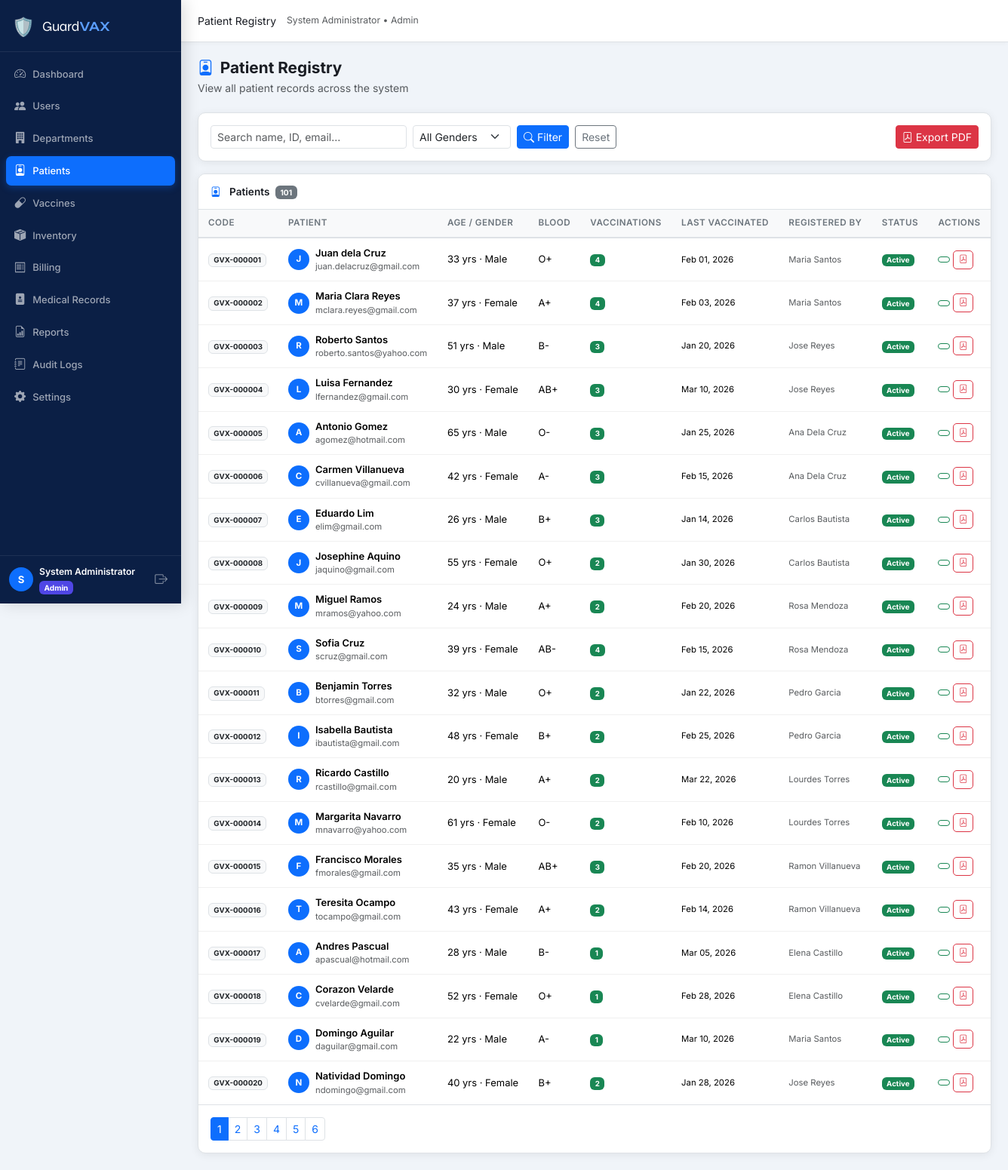
Screenshot of /admin/patients.php (signed in) with the database file from the repository.
### tables this page shows
CREATE TABLE `users` (
  `id` int(10) UNSIGNED NOT NULL,
  `name` varchar(150) NOT NULL,
  `email` varchar(150) NOT NULL,
  `password` varchar(255) NOT NULL,
  `role_id` int(10) UNSIGNED NOT NULL,
  `department_id` int(10) UNSIGNED DEFAULT NULL,
  `status` enum('active','inactive','pending') NOT NULL DEFAULT 'pending',
  `email_verified` tinyint(1) NOT NULL DEFAULT 0,
  `created_at` datetime NOT NULL DEFAULT current_timestamp(),
  `updated_at` datetime NOT NULL DEFAULT current_timestamp() ON UPDATE current_timestamp()
);

CREATE TABLE `roles` (
  `id` int(10) UNSIGNED NOT NULL,
  `name` varchar(50) NOT NULL,
  `label` varchar(100) NOT NULL
);

CREATE TABLE `patients` (
  `id` int(10) UNSIGNED NOT NULL,
  `user_id` int(10) UNSIGNED NOT NULL,
  `patient_code` varchar(20) NOT NULL,
  `date_of_birth` date NOT NULL,
  `gender` enum('Male','Female','Other') NOT NULL,
  `blood_type` varchar(5) DEFAULT NULL,
  `address` text DEFAULT NULL,
  `phone` varchar(20) DEFAULT NULL,
  `emergency_contact_name` varchar(150) DEFAULT NULL,
  `emergency_contact_phone` varchar(20) DEFAULT NULL,
  `allergies` text DEFAULT NULL,
  `notes` text DEFAULT NULL,
  `registered_by` int(10) UNSIGNED DEFAULT NULL,
  `created_at` datetime NOT NULL DEFAULT current_timestamp(),
  `updated_at` datetime NOT NULL DEFAULT current_timestamp() ON UPDATE current_timestamp()
);

### config/db.php (called while the page is built, shortened)
<?php
function db(): PDO {
    static $pdo = null;
    if ($pdo === null) {
        $dsn = sprintf(
            'mysql:host=%s;port=%s;dbname=%s;charset=%s',
            DB_HOST, DB_PORT, DB_NAME, DB_CHARSET
        );
        $options = [
            PDO::ATTR_ERRMODE            => PDO::ERRMODE_EXCEPTION,
            PDO::ATTR_DEFAULT_FETCH_MODE => PDO::FETCH_ASSOC,
            PDO::ATTR_EMULATE_PREPARES   => false,
        ];
        try {
            $pdo = new PDO($dsn, DB_USER, DB_PASS, $options);
            $offset = (new DateTime())->format('P');
            $pdo->exec("SET time_zone='{$offset}'");
        } catch (PDOException $e) {
            die('<div style="padding:2rem;color:red;font-family:monospace">
                <strong>Database Connection Error:</strong> ' . htmlspecialchars($e->getMessage()) . '
            </div>');
        }
    }
    return $pdo;
}

### includes/functions.php (called while the page is built, shortened)
<?php
require_once __DIR__ . '/../config/db.php';
function isLoggedIn(): bool
{
    return isset($_SESSION['user_id']) && !empty($_SESSION['user_id']);
}
function getCurrentUser(): ?array
{
    $stmt = db()->prepare('SELECT u.*, r.name AS role_name FROM users u JOIN roles r ON r.id = u.role_id WHERE u.id = ?');
    $stmt->execute([$_SESSION['user_id']]);
    return $stmt->fetch() ?: null;
}
function sanitize(string $value): string
{
    return htmlspecialchars(trim($value), ENT_QUOTES, 'UTF-8');
}
function paginate(int $total, int $perPage, int $current): array
{
    $pages = (int) ceil($total / $perPage);
    return [
        'total'    => $total,
        'per_page' => $perPage,
        'current'  => $current,
        'pages'    => $pages,
        'offset'   => ($current - 1) * $perPage,
    ];
}
function formatDate(string $date, string $format = 'M d, Y'): string
{
    return $date ? date($format, strtotime($date)) : 'N/A';
}
function calculateAge(string $dob): int
{
    return (int) date_diff(date_create($dob), date_create('today'))->y;
}

### includes/auth.php (called while the page is built, shortened)
<?php
require_once __DIR__ . '/functions.php';
function guard(string ...$allowedRoles): array
{
    $user = getCurrentUser();
    return $user;
}

### admin/patients.php (the view, shortened to what this page needs)
<?php
require_once __DIR__ . '/../includes/auth.php';
require_once __DIR__ . '/../includes/layout.php';
$user = guard('admin');
$search = sanitize($_GET['q'] ?? '');
$gender = sanitize($_GET['gender'] ?? '');
$page   = max(1, (int)($_GET['page'] ?? 1));
$perPage = 20;
$where  = '1=1';
$params = [];
$countStmt = db()->prepare("SELECT COUNT(*) FROM patients p JOIN users u ON u.id=p.user_id WHERE {$where}");
$countStmt->execute($params);
$total = (int)$countStmt->fetchColumn();
$pager = paginate($total, $perPage, $page);
$stmt = db()->prepare(
    "SELECT p.*, u.name, u.email, u.status,
            (SELECT COUNT(*) FROM vaccinations v WHERE v.patient_id=p.id) AS vacc_count,
            (SELECT MAX(date_given) FROM vaccinations v WHERE v.patient_id=p.id) AS last_vacc,
            rn.name AS registered_by_name
     FROM patients p
     JOIN users u ON u.id=p.user_id
     LEFT JOIN users rn ON rn.id=p.registered_by
     WHERE {$where}
     ORDER BY p.created_at DESC
     LIMIT {$pager['per_page']} OFFSET {$pager['offset']}"
);
$stmt->execute($params);
$patients = $stmt->fetchAll();
?>
<?php renderHead('All Patients'); ?>
<?php renderNav($user); ?>
<?php renderPageHeader('Patient Registry', 'View all patient records across the system', 'person-badge'); ?>
<div class="card card-gvx mb-3">
  <div class="card-body d-flex flex-wrap gap-2 align-items-center">
    <form class="d-flex gap-2 flex-grow-1 flex-wrap" method="GET">
      <input type="text" name="q" class="form-control form-control-sm" placeholder="Search name, ID, email…" value="<?= sanitize($search) ?>" style="max-width:260px">
      <select name="gender" class="form-select form-select-sm" style="max-width:130px">
        <option value="">All Genders</option>
      </select>
      <button type="submit" class="btn btn-sm btn-primary"><i class="bi bi-search me-1"></i>Filter</button>
      <a href="<?= SITE_URL ?>/admin/patients.php" class="btn btn-sm btn-outline-secondary">Reset</a>
    </form>
    <a href="<?= SITE_URL ?>/reports/patient_list.php" target="_blank" class="btn btn-sm btn-danger">
      <i class="bi bi-file-pdf me-1"></i>Export PDF
    </a>
  </div>
</div>
<div class="card card-gvx">
  <div class="card-header-gvx">
    <i class="bi bi-person-badge me-2 text-primary"></i>
    Patients <span class="badge bg-secondary ms-1"><?= $total ?></span>
  </div>
  <div class="table-responsive">
    <table class="table table-gvx mb-0">
      <thead><tr>
        <th>Code</th><th>Patient</th><th>Age / Gender</th><th>Blood</th>
        <th>Vaccinations</th><th>Last Vaccinated</th><th>Registered By</th><th>Status</th><th>Actions</th>
      </tr></thead>
      <tbody>
        <?php foreach ($patients as $p): ?>
        <tr>
          <td><span class="badge bg-light text-dark border"><?= sanitize($p['patient_code']) ?></span></td>
          <td>
            <div class="d-flex align-items-center gap-2">
              <div class="avatar-sm"><?= mb_strtoupper(mb_substr($p['name'],0,1)) ?></div>
              <div>
                <div class="fw-semibold"><?= sanitize($p['name']) ?></div>
                <div class="text-muted small"><?= sanitize($p['email']) ?></div>
              </div>
            </div>
          </td>
          <td><?= calculateAge($p['date_of_birth']) ?> yrs · <?= sanitize($p['gender']) ?></td>
          <td><?= sanitize($p['blood_type'] ?: '—') ?></td>
          <td>
            <?php if ($p['vacc_count'] > 0): ?>
              <span class="badge bg-success"><?= $p['vacc_count'] ?></span>
            <?php else: ?>
              <span class="badge bg-warning text-dark">None</span>
            <?php endif; ?>
          </td>
          <td class="small"><?= $p['last_vacc'] ? formatDate($p['last_vacc']) : 'Never' ?></td>
          <td class="small text-muted"><?= sanitize($p['registered_by_name'] ?? '—') ?></td>
          <td>
            <span class="badge <?= $p['status'] === 'active' ? 'bg-success' : 'bg-secondary' ?>">
              <?= ucfirst($p['status']) ?>
            </span>
          </td>
          <td>
            <a href="<?= SITE_URL ?>/nurse/vaccinations.php?patient_id=<?= $p['id'] ?>" class="btn btn-xs btn-outline-success" title="Vaccinations"><i class="bi bi-syringe"></i></a>
            <a href="<?= SITE_URL ?>/reports/patient_report.php?patient_id=<?= $p['id'] ?>" target="_blank" class="btn btn-xs btn-outline-danger" title="PDF"><i class="bi bi-file-pdf"></i></a>
          </td>
        </tr>
        <?php endforeach; ?>
      </tbody>
    </table>
  </div>
  <?php if ($pager['pages'] > 1): ?>
  <div class="card-body border-top">
    <nav><ul class="pagination pagination-sm mb-0">
      <?php for ($i=1;$i<=$pager['pages'];$i++): ?>
        <li class="page-item <?= $i===$page?'active':'' ?>">
          <a class="page-link" href="?page=<?=$i?>&q=<?=urlencode($search)?>&gender=<?=$gender?>"><?=$i?></a>
        </li>
      <?php endfor; ?>
    </ul></nav>
  </div>
  <?php endif; ?>
</div>
<?php renderFooter(); ?>

### includes/layout.php (shortened to what this page needs)
<?php
function renderHead(string $title, array $extraCss = []): void
{
    $siteName = SITE_NAME;
    $siteUrl  = SITE_URL;
    echo <<<HTML
<!DOCTYPE html>
<html lang="en">
<head>
  <meta charset="UTF-8">
  <meta name="viewport" content="width=device-width, initial-scale=1.0">
  <title>{$title} — {$siteName}</title>
  <link rel="stylesheet" href="https://cdn.jsdelivr.net/npm/bootstrap@5.3.2/dist/css/bootstrap.min.css">
  <link rel="stylesheet" href="https://cdn.jsdelivr.net/npm/bootstrap-icons@1.11.3/font/bootstrap-icons.min.css">
  <link rel="preconnect" href="https://fonts.googleapis.com">
  <link href="https://fonts.googleapis.com/css2?family=Inter:wght@300;400;500;600;700&family=Syne:wght@700;800&display=swap" rel="stylesheet">
  <link rel="stylesheet" href="{$siteUrl}/assets/css/style.css">
HTML;
    echo "</head>\n<body>\n";
}
function renderNav(array $user): void
{
    $role    = $user['role_name'];
    $name    = htmlspecialchars($user['name']);
    $roleLabel = ucfirst($role);
    $siteUrl = SITE_URL;
    $current = $_SERVER['REQUEST_URI'];
    $links = '';
    foreach ($navLinks as $link) {
        $active = str_contains($current, $link['href']) ? 'active' : '';
        $links .= <<<HTML
        <li class="nav-item">
          <a class="nav-link {$active}" href="{$siteUrl}{$link['href']}">
            <i class="bi bi-{$link['icon']}"></i>
            <span>{$link['label']}</span>
          </a>
        </li>
HTML;
    }
    echo <<<HTML
<div class="gvx-wrapper">
<aside class="gvx-sidebar" id="gvxSidebar">
  <div class="sidebar-brand">
    <span class="brand-icon">🛡️</span>
    <span class="brand-name">Guard<strong>VAX</strong></span>
  </div>
  <nav class="sidebar-nav">
    <ul class="nav flex-column">
      {$links}
    </ul>
  </nav>
  <div class="sidebar-footer">
    <div class="user-pill">
      <div class="user-avatar">{$name[0]}</div>
      <div class="user-info">
        <div class="user-name">{$name}</div>
        <div class="user-role badge bg-role-{$role}">{$roleLabel}</div>
      </div>
    </div>
    <a href="{$siteUrl}/auth/logout.php" class="btn-logout" title="Logout">
      <i class="bi bi-box-arrow-right"></i>
    </a>
  </div>
</aside>
<main class="gvx-main">
  <header class="gvx-topbar">
    <button class="sidebar-toggle d-lg-none" onclick="document.getElementById('gvxSidebar').classList.toggle('show')">
      <i class="bi bi-list"></i>
    </button>
    <div class="topbar-title" id="pageTitle"></div>
    <div class="topbar-actions">
      <span class="text-muted small d-none d-md-block">{$name} &bull; {$roleLabel}</span>
    </div>
  </header>
  <div class="gvx-content">
HTML;
}
function renderFooter(): void
{
    $siteUrl = SITE_URL;
    echo <<<HTML
  </div>
</main>
</div>
<script src="https://cdn.jsdelivr.net/npm/bootstrap@5.3.2/dist/js/bootstrap.bundle.min.js"></script>
<script src="https://cdn.jsdelivr.net/npm/chart.js@4.4.0/dist/chart.umd.min.js"></script>
<script src="https://cdn.jsdelivr.net/npm/sweetalert2@11"></script>
<script src="{$siteUrl}/assets/js/main.js"></script>
</body>
</html>
HTML;
}
function renderPageHeader(string $title, string $subtitle = '', string $icon = 'clipboard2-pulse'): void
{
    echo <<<HTML
    <div class="page-header">
      <div>
        <h1 class="page-title"><i class="bi bi-{$icon}"></i> {$title}</h1>
        <p class="page-subtitle text-muted mb-0">{$subtitle}</p>
      </div>
    </div>
HTML;
}

### rows the page displays
users: name "S", name "System Administrator", role.name "Admin"
patients: patient_code "GVX-000001", user.name "J", user.name "Juan dela Cruz", user.email "juan.delacruz@gmail.com", date_of_birth "33", gender "Male", blood_type "O+", vacc_count "4", last_vacc "Feb 01, 2026", registered_by.name "Maria Santos", user.status "Active"
patients: patient_code "GVX-000002", user.name "M", user.name "Maria Clara Reyes", user.email "mclara.reyes@gmail.com", date_of_birth "37", gender "Female", blood_type "A+", vacc_count "4", last_vacc "Feb 03, 2026", registered_by.name "Maria Santos", user.status "Active"
patients: patient_code "GVX-000003", user.name "R", user.name "Roberto Santos", user.email "roberto.santos@yahoo.com", date_of_birth "51", gender "Male", blood_type "B-", vacc_count "3", last_vacc "Jan 20, 2026", registered_by.name "Jose Reyes", user.status "Active"
patients: patient_code "GVX-000004", user.name "L", user.name "Luisa Fernandez", user.email "lfernandez@gmail.com", date_of_birth "30", gender "Female", blood_type "AB+", vacc_count "3", last_vacc "Mar 10, 2026", registered_by.name "Jose Reyes", user.status "Active"
patients: patient_code "GVX-000005", user.name "A", user.name "Antonio Gomez", user.email "agomez@hotmail.com", date_of_birth "65", gender "Male", blood_type "O-", vacc_count "3", last_vacc "Jan 25, 2026", registered_by.name "Ana Dela Cruz", user.status "Active"
patients: patient_code "GVX-000006", user.name "C", user.name "Carmen Villanueva", user.email "cvillanueva@gmail.com", date_of_birth "42", gender "Female", blood_type "A-", vacc_count "3", last_vacc "Feb 15, 2026", registered_by.name "Ana Dela Cruz", user.status "Active"
patients: patient_code "GVX-000007", user.name "E", user.name "Eduardo Lim", user.email "elim@gmail.com", date_of_birth "26", gender "Male", blood_type "B+", vacc_count "3", last_vacc "Jan 14, 2026", registered_by.name "Carlos Bautista", user.status "Active"
patients: patient_code "GVX-000008", user.name "J", user.name "Josephine Aquino", user.email "jaquino@gmail.com", date_of_birth "55", gender "Female", blood_type "O+", vacc_count "2", last_vacc "Jan 30, 2026", registered_by.name "Carlos Bautista", user.status "Active"
patients: patient_code "GVX-000009", user.name "M", user.name "Miguel Ramos", user.email "mramos@yahoo.com", date_of_birth "24", gender "Male", blood_type "A+", vacc_count "2", last_vacc "Feb 20, 2026", registered_by.name "Rosa Mendoza", user.status "Active"
patients: patient_code "GVX-000010", user.name "S", user.name "Sofia Cruz", user.email "scruz@gmail.com", date_of_birth "39", gender "Female", blood_type "AB-", vacc_count "4", last_vacc "Feb 15, 2026", registered_by.name "Rosa Mendoza", user.status "Active"
patients: patient_code "GVX-000011", user.name "B", user.name "Benjamin Torres", user.email "btorres@gmail.com", date_of_birth "32", gender "Male", blood_type "O+", vacc_count "2", last_vacc "Jan 22, 2026", registered_by.name "Pedro Garcia", user.status "Active"
patients: patient_code "GVX-000012", user.name "I", user.name "Isabella Bautista", user.email "ibautista@gmail.com", date_of_birth "48", gender "Female", blood_type "B+", vacc_count "2", last_vacc "Feb 25, 2026", registered_by.name "Pedro Garcia", user.status "Active"
patients: patient_code "GVX-000013", user.name "R", user.name "Ricardo Castillo", user.email "rcastillo@gmail.com", date_of_birth "20", gender "Male", blood_type "A+", vacc_count "2", last_vacc "Mar 22, 2026", registered_by.name "Lourdes Torres", user.status "Active"
patients: patient_code "GVX-000014", user.name "M", user.name "Margarita Navarro", user.email "mnavarro@yahoo.com", date_of_birth "61", gender "Female", blood_type "O-", vacc_count "2", last_vacc "Feb 10, 2026", registered_by.name "Lourdes Torres", user.status "Active"
patients: patient_code "GVX-000015", user.name "F", user.name "Francisco Morales", user.email "fmorales@gmail.com", date_of_birth "35", gender "Male", blood_type "AB+", vacc_count "3", last_vacc "Feb 20, 2026", registered_by.name "Ramon Villanueva", user.status "Active"
patients: patient_code "GVX-000016", user.name "T", user.name "Teresita Ocampo", user.email "tocampo@gmail.com", date_of_birth "43", gender "Female", blood_type "A+", vacc_count "2", last_vacc "Feb 14, 2026", registered_by.name "Ramon Villanueva", user.status "Active"
patients: patient_code "GVX-000017", user.name "A", user.name "Andres Pascual", user.email "apascual@hotmail.com", date_of_birth "28", gender "Male", blood_type "B-", vacc_count "1", last_vacc "Mar 05, 2026", registered_by.name "Elena Castillo", user.status "Active"
patients: patient_code "GVX-000018", user.name "C", user.name "Corazon Velarde", user.email "cvelarde@gmail.com", date_of_birth "52", gender "Female", blood_type "O+", vacc_count "1", last_vacc "Feb 28, 2026", registered_by.name "Elena Castillo", user.status "Active"
patients: patient_code "GVX-000019", user.name "D", user.name "Domingo Aguilar", user.email "daguilar@gmail.com", date_of_birth "22", gender "Male", blood_type "A-", vacc_count "1", last_vacc "Mar 10, 2026", registered_by.name "Maria Santos", user.status "Active"
patients: patient_code "GVX-000020", user.name "N", user.name "Natividad Domingo", user.email "ndomingo@gmail.com", date_of_birth "40", gender "Female", blood_type "B+", vacc_count "2", last_vacc "Jan 28, 2026", registered_by.name "Jose Reyes", user.status "Active"

### other values shown
$link['label'] "Dashboard"
$link['label'] "Users"
$link['label'] "Departments"
$link['label'] "Patients"
$link['label'] "Vaccines"
$link['label'] "Inventory"
$link['label'] "Billing"
$link['label'] "Medical Records"
$link['label'] "Reports"
$link['label'] "Audit Logs"
$link['label'] "Settings"
$title "Patient Registry"
$subtitle "View all patient records across the system"
$total "101"
